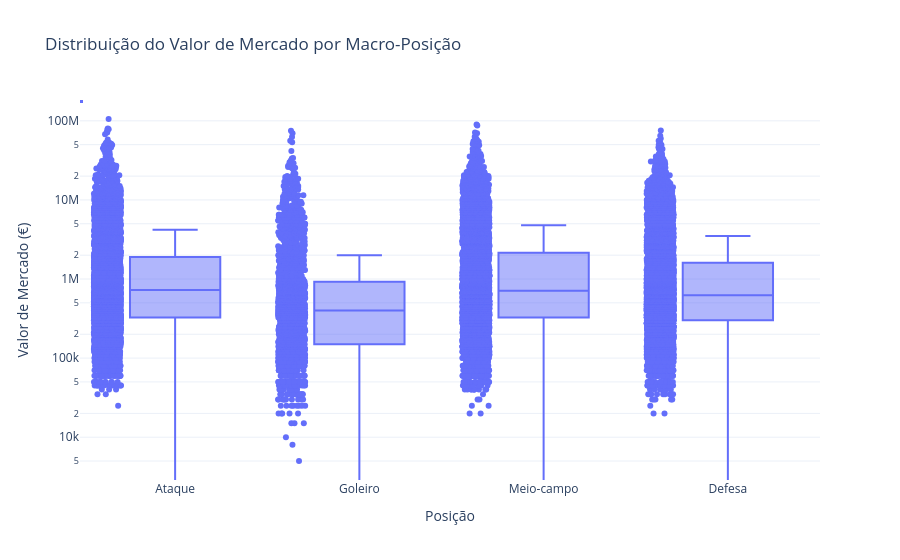

The notebook cell this image was saved under:
### Code cell
fig = px.box(
    df,
    x="position_group",
    y="value_eur",
    points="all",
    log_y=True,
    title="Distribuição do Valor de Mercado por Macro-Posição",
    hover_data={
        "name": True,
        "overall_rating": True,
        "age": True,
        "team": True
    },
    labels={
        "position_group": "Posição",
        "value_eur": "Valor de Mercado (€)"
    }
)

fig.update_traces(jitter=0.3)
fig.update_layout(template="plotly_white")

fig.show()

### Figure 1 — Plotly figure (JSON) as saved in the notebook; plotly's stock layout.template omitted (floating-point values rounded to 4 significant figures; data arrays with more than 128 entries replaced by an {"elided": "..."} marker saying what was removed)
{"data": [{"alignmentgroup": "True", "boxpoints": "all", "customdata": {"elided": "18978x4 mixed values"}, "hovertemplate": "Posição=%{x}<br>Valor de Mercado (€)=%{y}<br>name=%{customdata[0]}<br>overall_rating=%{customdata[1]}<br>age=%{customdata[2]}<br>team=%{customdata[3]}<extra></extra>", "jitter": 0.3, "legendgroup": "", "marker": {"color": "#636efa"}, "name": "", "notched": false, "offsetgroup": "", "orientation": "v", "showlegend": false, "type": "box", "x": {"elided": "18978 str values"}, "x0": " ", "xaxis": "x", "y": {"elided": "18978 float values"}, "y0": " ", "yaxis": "y"}], "layout": {"boxmode": "group", "legend": {"tracegroupgap": 0}, "title": {"text": "Distribuição do Valor de Mercado por Macro-Posição"}, "xaxis": {"anchor": "y", "domain": [0, 1], "title": {"text": "Posição"}}, "yaxis": {"anchor": "x", "domain": [0, 1], "title": {"text": "Valor de Mercado (€)"}, "type": "log"}}}
